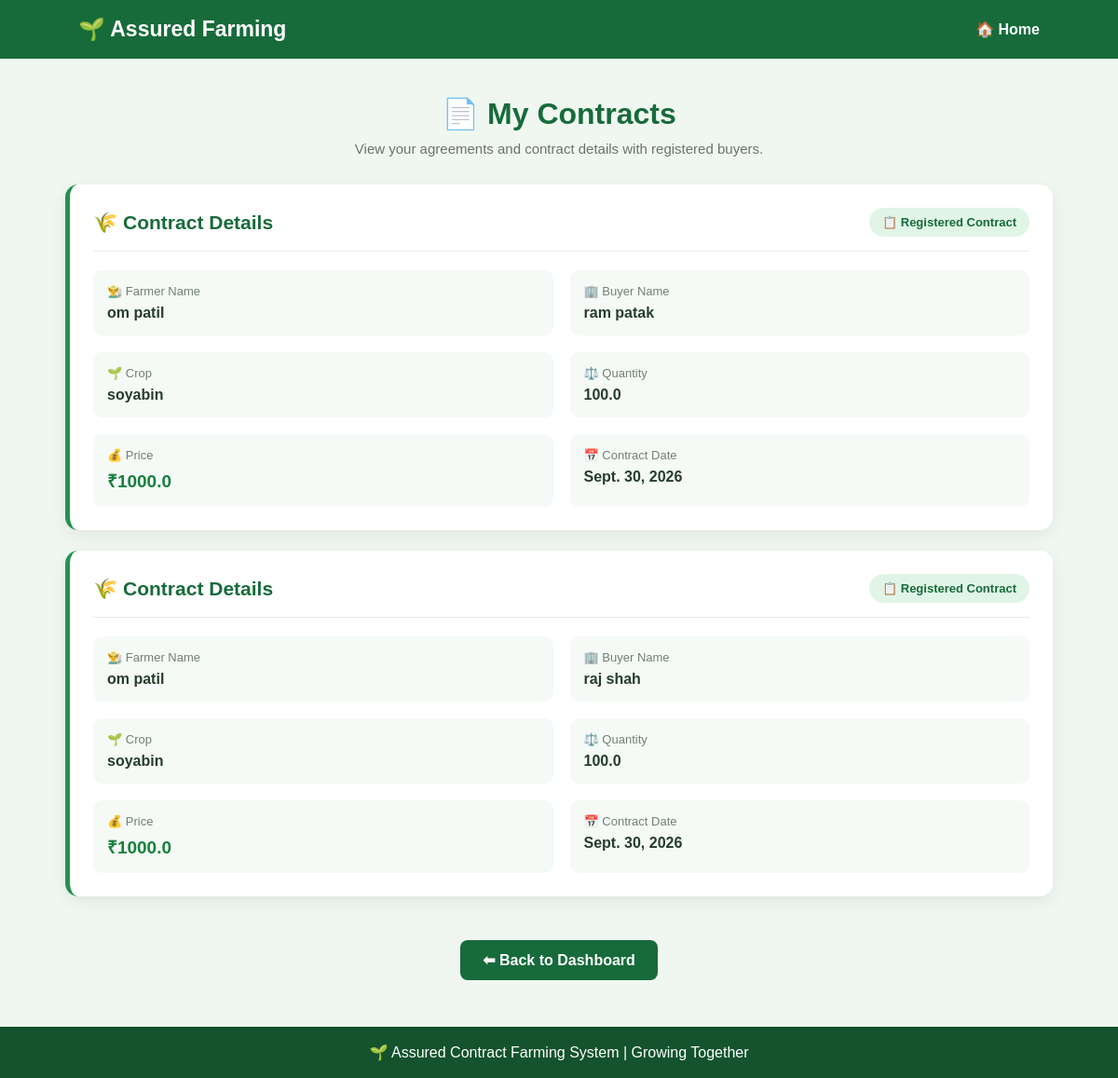
Screenshot of /farmer/contracts/ (signed in) with the database file from the repository.
### farming/models.py (models this page shows, shortened)
class Contract(models.Model):
    farmer = models.ForeignKey(Farmer, on_delete=models.CASCADE)
    buyer = models.ForeignKey(Buyer, on_delete=models.CASCADE)
    crop = models.CharField(max_length=100)
    quantity = models.FloatField()
    price = models.FloatField()
    contract_date = models.DateField()
    delivery_status = models.CharField(max_length=20, default='Pending')
    payment_status = models.CharField(max_length=20, default='Pending')

class Farmer(models.Model):
    name = models.CharField(max_length=100)
    mobile = models.CharField(max_length=15)
    village = models.CharField(max_length=100)
    crop = models.CharField(max_length=100)
    password = models.CharField(max_length=100)

class Buyer(models.Model):
    name = models.CharField(max_length=100)
    mobile = models.CharField(max_length=15)
    company = models.CharField(max_length=100)
    location = models.CharField(max_length=100)
    password = models.CharField(max_length=100)

### farming/views.py (the view)
# urls.py: path('farmer/contracts/', views.farmer_contracts, name='farmer_contracts'),
def farmer_contracts(request):
    farmer_id = request.session.get('farmer_id')
    if farmer_id:
        farmer = Farmer.objects.get(id=farmer_id)
        contracts = Contract.objects.filter(
            farmer=farmer
        )
        return render(request, 'farmer_contracts.html', {
            'farmer': farmer,
            'contracts': contracts
        })
    return render(request, 'farmer_login.html', {
        'error': 'Please login first!'
    })

### farming/templates/farmer_contracts.html (shortened to what this page needs)
<!DOCTYPE html>
<html lang="en">
<head>
</head>
<body>
    <nav>
        <h2>🌱 Assured Farming</h2>
        <a href="/">🏠 Home</a>
    </nav>
    <div class="container">
        <div class="heading">
            <h1>📄 My Contracts</h1>
            <p>View your agreements and contract details with registered buyers.</p>
        </div>
        {% for contract in contracts %}
            <div class="contract-card">
                <div class="contract-title">
                    <h2>🌾 Contract Details</h2>
                    <span class="badge">📋 Registered Contract</span>
                </div>
                <div class="details">
                    <div class="detail">
                        <small>👨‍🌾 Farmer Name</small>
                        <p>{{ contract.farmer.name }}</p>
                    </div>
                    <div class="detail">
                        <small>🏢 Buyer Name</small>
                        <p>{{ contract.buyer.name }}</p>
                    </div>
                    <div class="detail">
                        <small>🌱 Crop</small>
                        <p>{{ contract.crop }}</p>
                    </div>
                    <div class="detail">
                        <small>⚖️ Quantity</small>
                        <p>{{ contract.quantity }}</p>
                    </div>
                    <div class="detail">
                        <small>💰 Price</small>
                        <p class="price">₹{{ contract.price }}</p>
                    </div>
                    <div class="detail">
                        <small>📅 Contract Date</small>
                        <p>{{ contract.contract_date }}</p>
                    </div>
                </div>
            </div>
        {% empty %}
            <div class="empty">
                <h2>📄 No Contracts Available</h2>
                <p>You don't have any contracts yet.</p>
            </div>
        {% endfor %}
        <div style="text-align:center;">
            <a href="/farmer/dashboard/" class="back-btn">
                ⬅ Back to Dashboard
            </a>
        </div>
    </div>
    <footer>
        🌱 Assured Contract Farming System | Growing Together
    </footer>
</body>
</html>

### farming/templates/farmer_contracts.html (style rules this page uses)
* { margin: 0; padding: 0; box-sizing: border-box; font-family: Arial, sans-serif; }
body { background: #f0f7f1; color: #24352a; }
nav { background: #176b3a; color: white; padding: 18px 7%; display: flex; justify-content: space-between; align-items: center; }
nav h2 { font-size: 23px; }
nav a { color: white; text-decoration: none; font-weight: bold; }
.container { max-width: 1100px; margin: 40px auto; padding: 0 20px; }
.heading { text-align: center; margin-bottom: 30px; }
.heading h1 { color: #176b3a; font-size: 32px; margin-bottom: 10px; }
.heading p { color: #66756a; font-size: 15px; }
.contract-card { background: white; border-radius: 14px; padding: 25px; margin-bottom: 22px; box-shadow: 0 5px 18px rgba(0,0,0,0.07); border-left: 5px solid #23934f; }
.contract-title { display: flex; justify-content: space-between; align-items: center; gap: 12px; flex-wrap: wrap; border-bottom: 1px solid #e5eee7; padding-bottom: 15px; margin-bottom: 20px; }
.contract-title h2 { color: #176b3a; font-size: 21px; }
.badge { background: #e1f5e7; color: #176b3a; padding: 8px 14px; border-radius: 20px; font-size: 13px; font-weight: bold; }
.details { display: grid; grid-template-columns: repeat(2, 1fr); gap: 18px; }
.detail { background: #f6faf6; padding: 15px; border-radius: 9px; }
.detail small { display: block; color: #718075; margin-bottom: 7px; font-size: 13px; }
.detail p { font-size: 16px; font-weight: bold; color: #263d2d; overflow-wrap: anywhere; }
.price { color: #16803c !important; font-size: 19px !important; }
.back-btn { display: inline-block; margin-top: 25px; background: #176b3a; color: white; text-decoration: none; padding: 12px 24px; border-radius: 8px; font-weight: bold; transition: 0.3s; }
footer { background: #14532d; color: white; text-align: center; padding: 18px; margin-top: 50px; }

### rows the page displays
Contract: farmer.name "om patil", buyer.name "ram patak", crop "soyabin", quantity "100.0", price "1000.0", contract_date "Sept. 30, 2026"
Contract: farmer.name "om patil", buyer.name "raj shah", crop "soyabin", quantity "100.0", price "1000.0", contract_date "Sept. 30, 2026"
